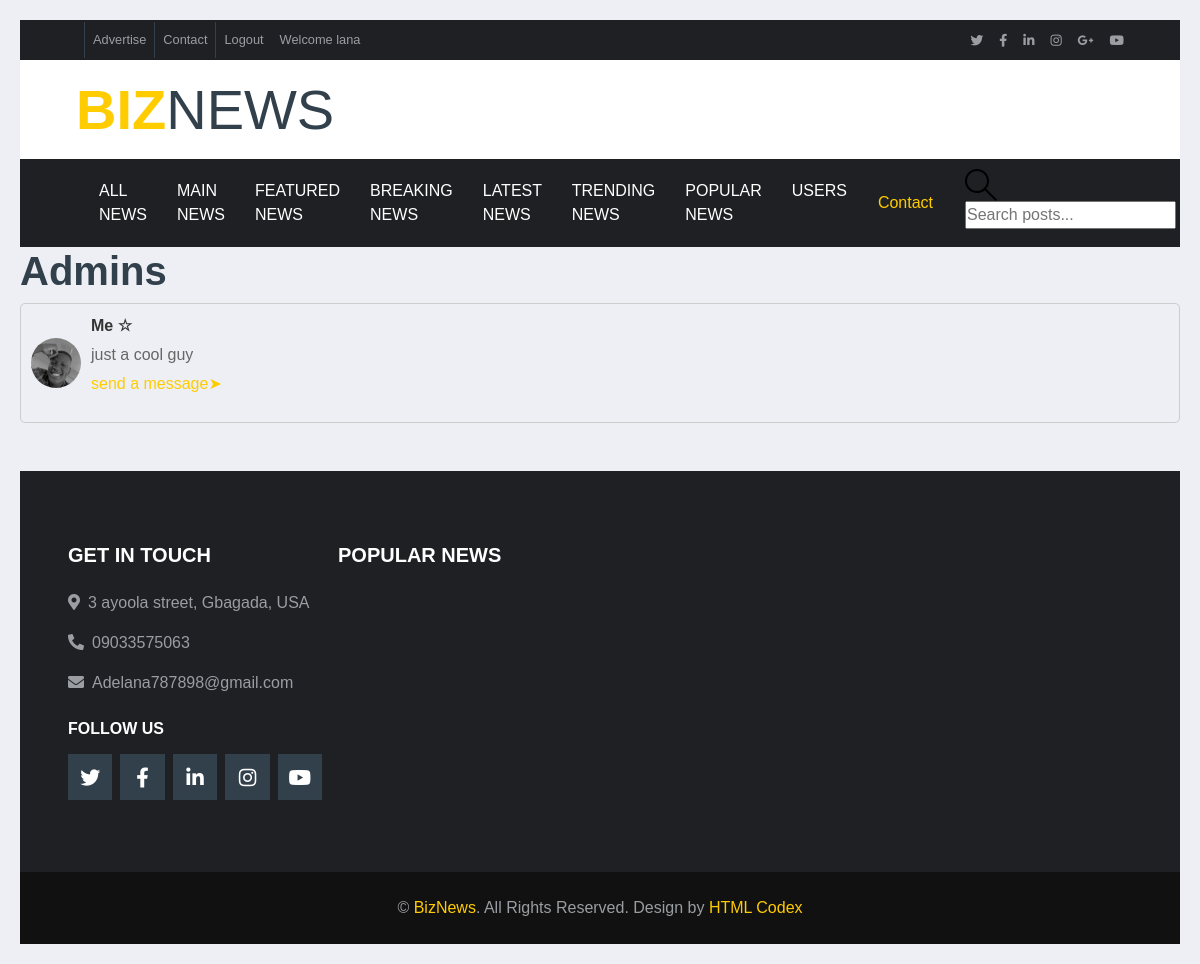
Before: /users/ (signed in) with the older database file.
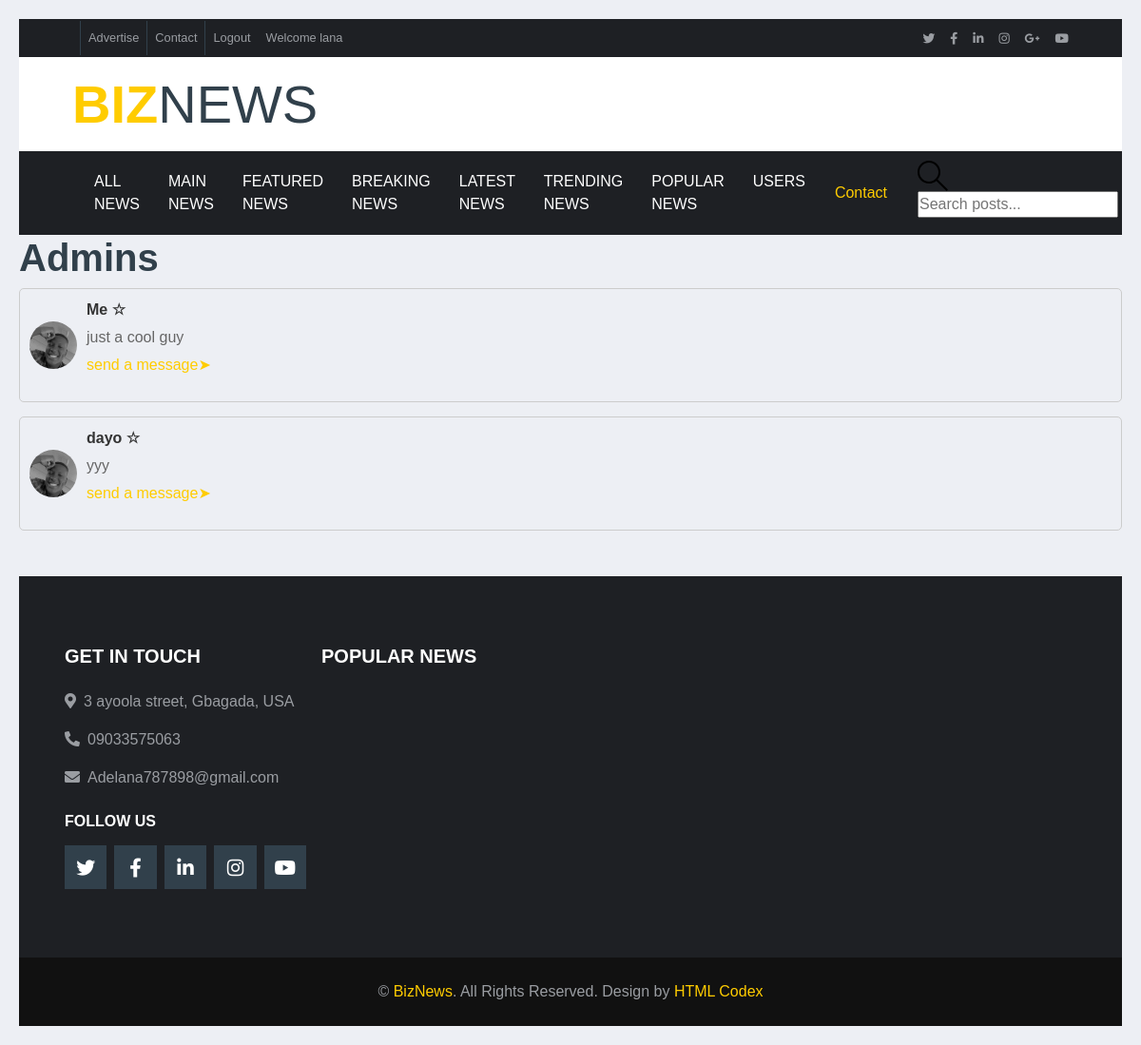
After: the same page with the newer database file.
### biznews/models.py (models this page shows)
class User(AbstractUser):
    username= models.CharField(max_length=200, null=True, unique=True)
    email = models.EmailField(unique=True  ,null=True)
    bio = models.TextField(null=True)
    hobbies = models.CharField(max_length=255, blank=True, null=True)
    experience = models.TextField(null=True)
    phone = models.CharField(null=True, max_length=11)
    social = models.TextField(null=True)
    avatar = models.ImageField(upload_to='avatars/', null=True, blank=True)
    USERNAME_FIELD = 'username'
    REQUIRED_FIELDS = []

### biznews/views.py (the view)
# urls.py: path('users/', views.admin_list, name='admin-list'),
def admin_list(request):
    User = get_user_model()
    users = User.objects.all()
    if request.user.is_authenticated:
        return render(request, 'admin_list.html', {'users': users})
    else:
        return redirect('login')

### template/admin_list.html
{% extends 'main.html' %}
{% load static %}
{% block content %}
<body>
    <h1>Admins</h1>
    <div style="display: flex; flex-direction: column; gap: 15px;">
        {% for user in users %}
            {% if user.groups.all|length > 0 %}
                {% for group in user.groups.all %}
                    {% if group.name == 'Poster' %}
                        <div style="display: flex; align-items: center; gap: 10px; border: 1px solid #ccc; padding: 10px; border-radius: 5px;">
                            <img src="{{ user.avatar.url }}" alt="{{ user.username }}'s avatar"
                                style="width: 50px; height: 50px; border-radius: 50%; object-fit: cover;">
                            <div>
                                <a href="{% url 'profile-page' user.id %}" style="text-decoration: none; color: #333; font-size: 16px;">
                                    <strong>
                                        {% if user == request.user %}
                                            Me
                                            {% if group.name == 'Poster' %}
                                            ☆
                                            {% endif %}
                                        {% else %}
                                            {{ user.username }}
                                            {% if group.name == 'Poster' %}
                                            ☆
                                            {% endif %}
                                        {% endif %}
                                    </strong>
                                </a>
                                <p style="margin: 5px 0; color: #666;">{{ user.bio }}</p>
                                <p><a href="#">send a message➤</a></p>
                            </div>
                        </div>
                    {% endif %}
                {% endfor %}
            {% endif %}
        {% endfor %}
    </div>
</body>
{% include 'footer.html' %}
{% endblock %}

### template/topbar.html (shortened to what this page needs)
<div class="container-fluid d-none d-lg-block">
    <div class="row align-items-center bg-dark px-lg-5">
        <div class="col-lg-9">
            <nav class="navbar navbar-expand-sm bg-dark p-0">
                <ul class="navbar-nav ml-n2">
                    <li class="nav-item border-right border-secondary">
                        <a class="nav-link text-body small" href="#"><p>{{ current_date }}</p>
                        </a>
                    </li>
                    <li class="nav-item border-right border-secondary">
                        <a class="nav-link text-body small" href="#">Advertise</a>
                    </li>
                    <li class="nav-item border-right border-secondary">
                        <a class="nav-link text-body small" href="#">Contact</a>
                    </li>
                    <li class="nav-item">
                        {% if request.user.is_authenticated %}
                        <a class="nav-link text-body small" href="{% url 'logout'  %}">Logout</a>
                        <li><a class="nav-link text-body small" href="{% url 'profile-page' user.id %}">Welcome {{ request.user.username }}</a></li>
                        {% else %}
                        <a class="nav-link text-body small" href="{% url 'login'  %}">Login</a>
                        {% endif  %}
                    </li>
                </ul>
            </nav>
        </div>
        <div class="col-lg-3 text-right d-none d-md-block">
            <nav class="navbar navbar-expand-sm bg-dark p-0">
                <ul class="navbar-nav ml-auto mr-n2">
                    <li class="nav-item">
                        <a class="nav-link text-body" href="#"><small class="fab fa-twitter"></small></a>
                    </li>
                    <li class="nav-item">
                        <a class="nav-link text-body" href="#"><small class="fab fa-facebook-f"></small></a>
                    </li>
                    <li class="nav-item">
                        <a class="nav-link text-body" href="#"><small class="fab fa-linkedin-in"></small></a>
                    </li>
                    <li class="nav-item">
                        <a class="nav-link text-body" href="#"><small class="fab fa-instagram"></small></a>
                    </li>
                    <li class="nav-item">
                        <a class="nav-link text-body" href="#"><small class="fab fa-google-plus-g"></small></a>
                    </li>
                    <li class="nav-item">
                        <a class="nav-link text-body" href="#"><small class="fab fa-youtube"></small></a>
                    </li>
                </ul>
            </nav>
        </div>
    </div>
    <div class="row align-items-center bg-white py-3 px-lg-5">
        <div class="col-lg-4">
            <a href="{% url 'home' %}" class="navbar-brand p-0 d-none d-lg-block">
                <h1 class="m-0 display-4 text-uppercase text-primary">Biz<span class="text-secondary font-weight-normal">News</span></h1>
            </a>
        </div>
        <div class="col-lg-8 text-center text-lg-right">
        </div>
    </div>
</div>

Changed rows visible on the page:
added User: username "dayo", bio "yyy"
